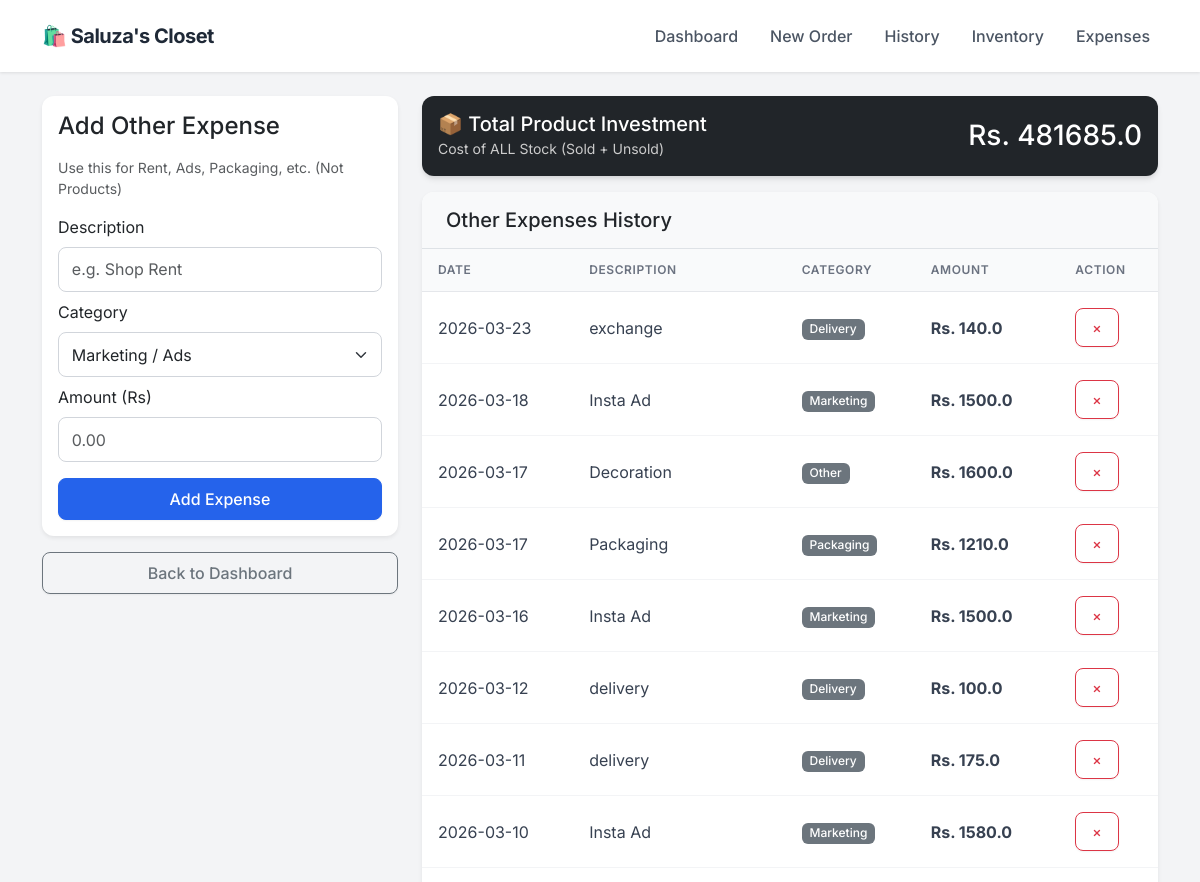
Before: /expenses (upper part) with the older database file.
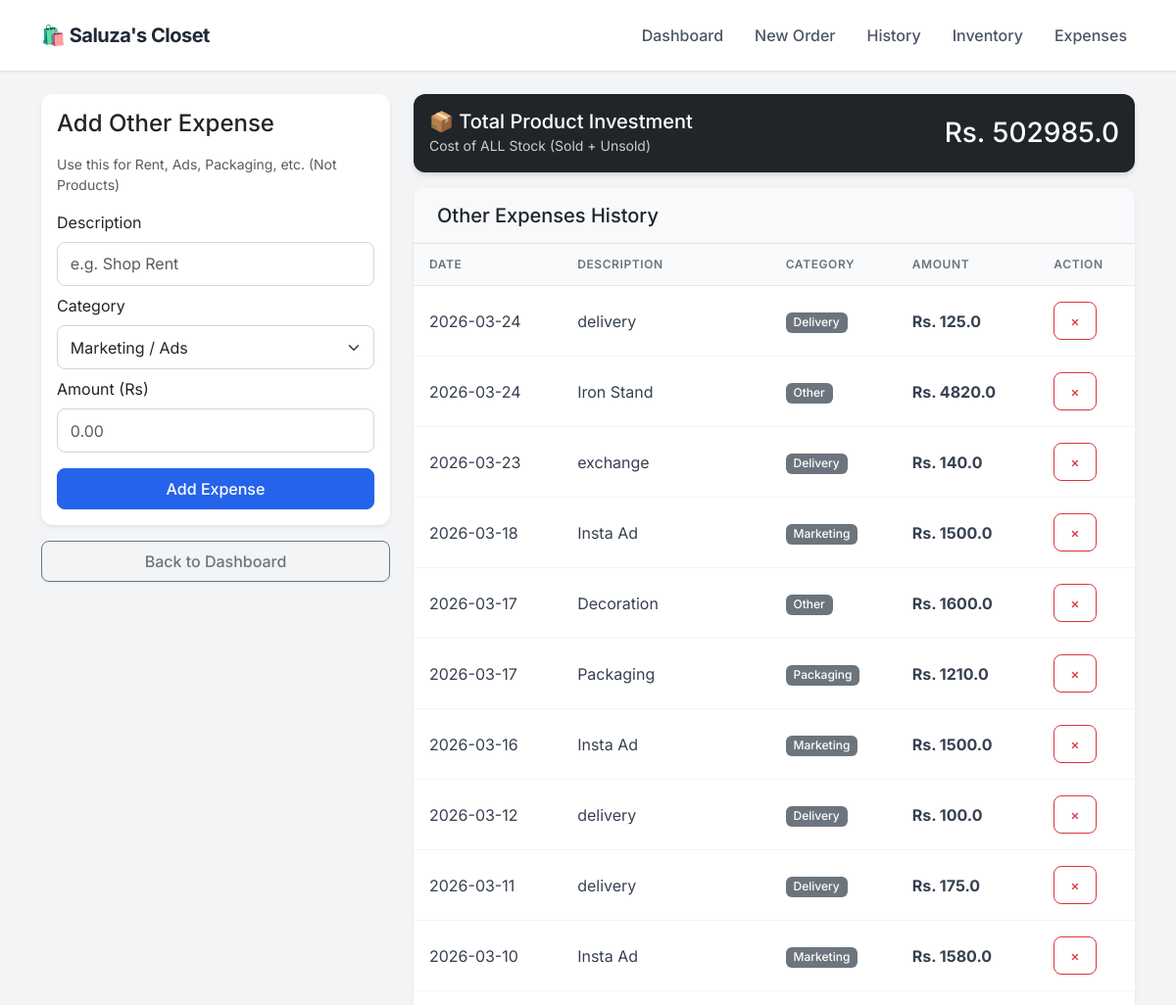
After: the same page with the newer database file.
### app.py (models this page shows)
class Expense(db.Model):
    id = db.Column(db.Integer, primary_key=True)
    description = db.Column(db.String(100), nullable=False)
    category = db.Column(db.String(50), nullable=False) # e.g. Rent, Marketing, Packaging
    amount = db.Column(db.Float, nullable=False)
    date = db.Column(db.DateTime, default=datetime.utcnow)

### app.py (the view, shortened to what this page needs)
@app.route('/expenses', methods=['GET', 'POST'])
def expenses():
    all_expenses = Expense.query.order_by(Expense.date.desc()).all()
    inventory_value = 0
    products = Product.query.all()
    for p in products:
        inventory_value += (p.stock * p.cost_price)
    sold_cost = 0
    order_items = OrderItem.query.all()
    for item in order_items:
        product = Product.query.get(item.product_id)
        if product:
            sold_cost += (item.quantity * product.cost_price)
    total_product_expense = inventory_value + sold_cost
    return render_template('expenses.html',
                           expenses=all_expenses,
                           product_expense=total_product_expense)

### templates/expenses.html (shortened to what this page needs)
{% extends "layout.html" %}
{% block content %}
<div class="row">
    <div class="col-md-4">
        <div class="card p-3 mb-3 shadow-sm">
            <h4 class="mb-3">Add Other Expense</h4>
            <p class="text-muted small">Use this for Rent, Ads, Packaging, etc. (Not Products)</p>
            <form method="POST">
                <label class="form-label">Description</label>
                <input type="text" name="description" class="form-control mb-2" placeholder="e.g. Shop Rent" required>
                <label class="form-label">Category</label>
                <select name="category" class="form-select mb-2">
                    <option value="Marketing">Marketing / Ads</option>
                </select>
                <label class="form-label">Amount (Rs)</label>
                <input type="number" name="amount" step="0.01" class="form-control mb-3" placeholder="0.00" required>
                <button type="submit" class="btn btn-primary w-100">Add Expense</button>
            </form>
        </div>
        <a href="/" class="btn btn-outline-secondary w-100">Back to Dashboard</a>
    </div>
    <div class="col-md-8">
        <div class="card text-white bg-dark mb-3">
            <div class="card-body d-flex justify-content-between align-items-center">
                <div>
                    <h5 class="mb-0">📦 Total Product Investment</h5>
                    <small style="color: #ccc;">Cost of ALL Stock (Sold + Unsold)</small>
                </div>
                <h3 class="mb-0">Rs. {{ product_expense }}</h3>
            </div>
        </div>
        <div class="card shadow-sm">
            <div class="card-header bg-light border-bottom">
                <h5 class="mb-0">Other Expenses History</h5>
            </div>
            <div class="table-responsive">
                <table class="table table-hover mb-0 align-middle">
                    <thead class="table-light">
                        <tr>
                            <th>Date</th>
                            <th>Description</th>
                            <th>Category</th>
                            <th>Amount</th>
                            <th>Action</th>
                        </tr>
                    </thead>
                    <tbody>
                        {% for exp in expenses %}
                        <tr>
                            <td>{{ exp.date.strftime('%Y-%m-%d') }}</td>
                            <td>{{ exp.description }}</td>
                            <td><span class="badge bg-secondary">{{ exp.category }}</span></td>
                            <td class="fw-bold">Rs. {{ exp.amount }}</td>
                            <td>
                                <a href="/delete_expense/{{ exp.id }}" class="btn btn-sm btn-outline-danger" onclick="return confirm('Delete this expense?')">×</a>
                            </td>
                        </tr>
                        {% else %}
                        <tr>
                            <td colspan="5" class="text-center text-muted py-4">No other expenses added yet.</td>
                        </tr>
                        {% endfor %}
                    </tbody>
                </table>
            </div>
        </div>
    </div>
</div>
{% endblock %}

Changed rows visible on the page:
added Expense: date "2026-03-24", description "delivery", category "Delivery", amount "125.0"
added Expense: date "2026-03-24", description "Iron Stand", category "Other", amount "4820.0"
Other visible differences:
{{ product_expense }}: "481685.0" → "502985.0"
